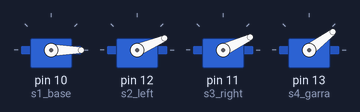
The sketch below on a simulated Arduino Uno, built with avr-gcc and run on an emulated ATmega328P. Shown: 4 × servo.

Above: at 0.1 s.
At 6.1 s:
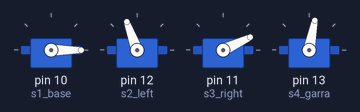
At 11.3 s:
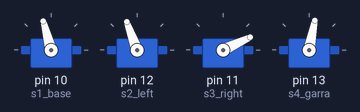
At 15.8 s:
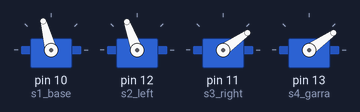
At 22.1 s:
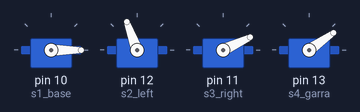
At 29.4 s:
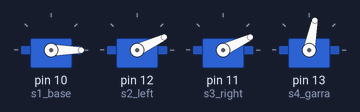
Timing chart, 0 to 40.0 s (numbered marks = the images above):
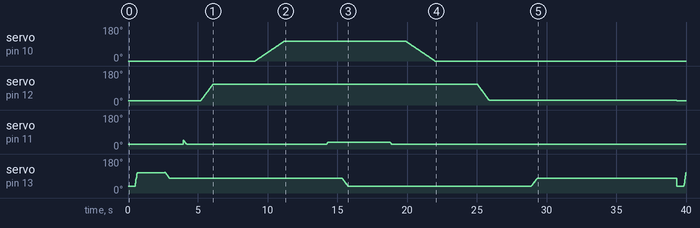

The sketch:

braco_robotico1.ino
```cpp
#include <Servo.h>

Servo s1_base, s2_left, s3_right, s4_garra;

void setup() {
    s1_base.attach(10);
    s2_left.attach(12);
    s3_right.attach(11);
    s4_garra.attach(13);
    Serial.begin(9600);
}

void loop() {
    int posicao;

    // Posição Inicial
    s1_base.write(0);
    s2_left.write(23);
    s3_right.write(25);
    s4_garra.write(37);

    delay(500);

    // Primeira posição - Garra abrindo
    for (posicao = 37; posicao <= 110; posicao += 5) {
        s4_garra.write(posicao);
        delay(10); // Ajuste o valor do atraso conforme necessário
    }
    delay(1000);

    // Segunda Posição - Motor Direito vai levantar o braço
    for (posicao = 25; posicao >= 47; posicao -= 1) {
        s3_right.write(posicao);
        delay(10); // Ajuste o valor do atraso conforme necessário
    }
    delay(1000);

    // Terceira posição - Garra fechando no objeto
    for (posicao = 110; posicao >= 79; posicao -= 1) {
        s4_garra.write(posicao);
        delay(10); // Ajuste o valor do atraso conforme necessário
    }
    delay(1000);

    //  Quarta posição - Motor Direito volta um pouco pra ficar melhor
    for (posicao = 47; posicao >= 25; posicao -= 1) {
        s3_right.write(posicao);
        delay(10); // Ajuste o valor do atraso conforme necessário
    }
    delay(1000);

    // Quinta Posição - Motor Esquerdo levanta o braço
    for (posicao = 23; posicao <= 110; posicao += 1) {
        s2_left.write(posicao);
        delay(10); // Ajuste o valor do atraso conforme necessário
    }
    delay(3000);

    // Sexta Posição - Motor base gira 90 graus
    for (posicao = 0; posicao <= 105; posicao += 1) {
        s1_base.write(posicao);
        delay(20); // Ajuste o valor do atraso conforme necessário
    }
    delay(3000);

    //  Sétima Posição - Motor Direito INCLINA um pouco pra ficar melhor
    for (posicao = 25; posicao <= 35; posicao += 1) {
        s3_right.write(posicao);
        delay(10); // Ajuste o valor do atraso conforme necessário
    }
    delay(1000);

    // Oitava posição - Garra deixando o objeto
    for (posicao = 79; posicao >= 35; posicao -= 1) {
        s4_garra.write(posicao);
        delay(10); // Ajuste o valor do atraso conforme necessário
    }
    delay(3000);

    //Voltando para a posição Inicial

    // Nona Posição  - Motor Direito vem um pouco pra ficar melhor
    for (posicao = 35; posicao >= 25; posicao -= 1) {
        s3_right.write(posicao);
        delay(10); // Ajuste o valor do atraso conforme necessário
    }
    delay(1000);

    // Décima Posição - Motor base gira -90 graus (voltando)
    for (posicao = 105; posicao >= 0; posicao -= 1) {
        s1_base.write(posicao);
        delay(20); // Ajuste o valor do atraso conforme necessário
    }
    delay(3000);

    // Décima Primeira Posição - Motor ESQUERDO abaixa o braço
    for (posicao = 110; posicao >= 25; posicao -= 1) {
        s2_left.write(posicao);
        delay(10); // Ajuste o valor do atraso conforme necessário
    }
    delay(3000);

    // Décima Segunda Posição - Garra fechada
    for (posicao = 35; posicao <= 79; posicao += 1) {
        s4_garra.write(posicao);
        delay(10); // Ajuste o valor do atraso conforme necessário
    }
    delay(10000);

    //Loop da Execução
}
```

Measured:
- by itself, servo on pin 10 (s1_base): rises from 0° to 105° in 2.1 s, then falls to 0° in 10.8 s
- by itself, servo on pin 12 (s2_left): rises from 23° to 110° in 0.87 s, then falls to 23° in 33.3 s
